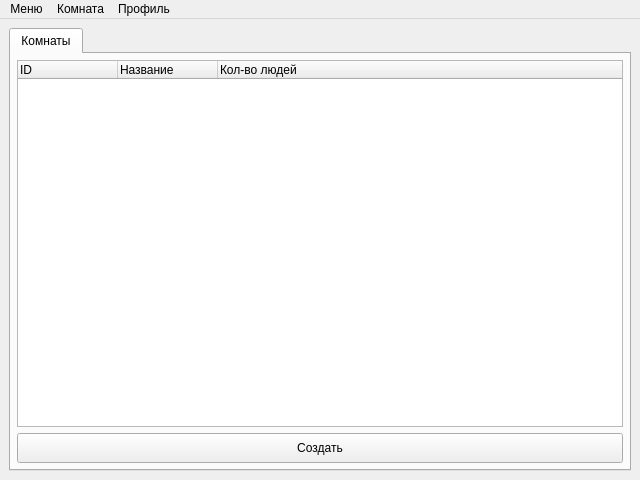
<?xml version="1.0" encoding="UTF-8"?>
<ui version="4.0">
 <class>Client</class>
 <widget class="QMainWindow" name="Client">
  <property name="geometry">
   <rect>
    <x>0</x>
    <y>0</y>
    <width>640</width>
    <height>480</height>
   </rect>
  </property>
  <property name="windowTitle">
   <string>Chat</string>
  </property>
  <widget class="QWidget" name="centralwidget">
   <layout class="QVBoxLayout" name="verticalLayout">
    <item>
     <widget class="QTabWidget" name="pages">
      <property name="tabShape">
       <enum>QTabWidget::Rounded</enum>
      </property>
      <property name="currentIndex">
       <number>0</number>
      </property>
      <property name="documentMode">
       <bool>false</bool>
      </property>
      <property name="tabBarAutoHide">
       <bool>false</bool>
      </property>
      <widget class="QWidget" name="lobby">
       <attribute name="title">
        <string>Комнаты</string>
       </attribute>
       <layout class="QVBoxLayout" name="verticalLayout_2">
        <property name="spacing">
         <number>6</number>
        </property>
        <property name="leftMargin">
         <number>6</number>
        </property>
        <property name="topMargin">
         <number>6</number>
        </property>
        <property name="rightMargin">
         <number>6</number>
        </property>
        <property name="bottomMargin">
         <number>6</number>
        </property>
        <item>
         <widget class="QTreeWidget" name="treeRooms">
          <property name="frameShape">
           <enum>QFrame::StyledPanel</enum>
          </property>
          <property name="frameShadow">
           <enum>QFrame::Plain</enum>
          </property>
          <column>
           <property name="text">
            <string>ID</string>
           </property>
          </column>
          <column>
           <property name="text">
            <string>Название</string>
           </property>
          </column>
          <column>
           <property name="text">
            <string>Кол-во людей</string>
           </property>
          </column>
         </widget>
        </item>
        <item>
         <layout class="QHBoxLayout" name="frameLayout">
          <property name="topMargin">
           <number>0</number>
          </property>
          <item>
           <widget class="QPushButton" name="btnCreate">
            <property name="sizePolicy">
             <sizepolicy hsizetype="Minimum" vsizetype="Fixed">
              <horstretch>0</horstretch>
              <verstretch>0</verstretch>
             </sizepolicy>
            </property>
            <property name="minimumSize">
             <size>
              <width>0</width>
              <height>30</height>
             </size>
            </property>
            <property name="cursor">
             <cursorShape>PointingHandCursor</cursorShape>
            </property>
            <property name="text">
             <string>Создать</string>
            </property>
            <property name="flat">
             <bool>false</bool>
            </property>
           </widget>
          </item>
         </layout>
        </item>
       </layout>
      </widget>
     </widget>
    </item>
   </layout>
  </widget>
  <widget class="QMenuBar" name="menubar">
   <property name="geometry">
    <rect>
     <x>0</x>
     <y>0</y>
     <width>640</width>
     <height>21</height>
    </rect>
   </property>
   <widget class="QMenu" name="menuMenu">
    <property name="title">
     <string>Меню</string>
    </property>
    <addaction name="actionConnect_to_server"/>
    <addaction name="actionCustom_connect"/>
    <addaction name="separator"/>
    <addaction name="actionSettings"/>
    <addaction name="actionExit"/>
   </widget>
   <widget class="QMenu" name="menuRoom">
    <property name="title">
     <string>Комната</string>
    </property>
    <addaction name="actionBack_to_lobby"/>
   </widget>
   <widget class="QMenu" name="menuProfile">
    <property name="title">
     <string>Профиль</string>
    </property>
    <addaction name="actionOpen_profile"/>
   </widget>
   <addaction name="menuMenu"/>
   <addaction name="menuRoom"/>
   <addaction name="menuProfile"/>
  </widget>
  <action name="actionConnect_to_server">
   <property name="text">
    <string>Подключиться</string>
   </property>
  </action>
  <action name="actionCustom_connect">
   <property name="text">
    <string>Свое подключение</string>
   </property>
  </action>
  <action name="actionSettings">
   <property name="text">
    <string>Настройки</string>
   </property>
  </action>
  <action name="actionExit">
   <property name="text">
    <string>Выход</string>
   </property>
  </action>
  <action name="actionOpen_profile">
   <property name="text">
    <string>Открыть профиль</string>
   </property>
  </action>
  <action name="actionBack_to_lobby">
   <property name="text">
    <string>Комнаты</string>
   </property>
  </action>
 </widget>
 <resources/>
 <connections/>
</ui>
